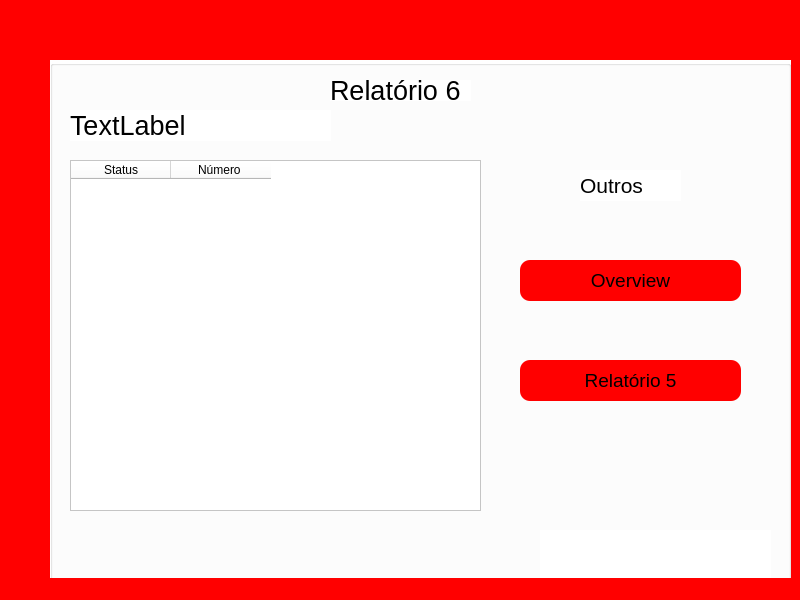
<?xml version="1.0" encoding="UTF-8"?>
<ui version="4.0">
 <class>MainWindow</class>
 <widget class="QMainWindow" name="MainWindow">
  <property name="geometry">
   <rect>
    <x>0</x>
    <y>0</y>
    <width>800</width>
    <height>600</height>
   </rect>
  </property>
  <property name="windowTitle">
   <string>MainWindow</string>
  </property>
  <property name="styleSheet">
   <string notr="true">background-color: rgb(255, 0, 0);</string>
  </property>
  <widget class="QWidget" name="centralwidget">
   <widget class="QGroupBox" name="groupBox">
    <property name="geometry">
     <rect>
      <x>50</x>
      <y>60</y>
      <width>741</width>
      <height>551</height>
     </rect>
    </property>
    <property name="styleSheet">
     <string notr="true">background-color: rgb(255, 255, 255);</string>
    </property>
    <property name="title">
     <string/>
    </property>
    <widget class="QLabel" name="label_8">
     <property name="geometry">
      <rect>
       <x>490</x>
       <y>470</y>
       <width>231</width>
       <height>61</height>
      </rect>
     </property>
     <property name="text">
      <string/>
     </property>
     <property name="pixmap">
      <pixmap>../formula-1-logo-1-1.png</pixmap>
     </property>
     <property name="scaledContents">
      <bool>true</bool>
     </property>
     <property name="alignment">
      <set>Qt::AlignLeading|Qt::AlignLeft|Qt::AlignVCenter</set>
     </property>
    </widget>
    <widget class="QLabel" name="label">
     <property name="geometry">
      <rect>
       <x>280</x>
       <y>20</y>
       <width>141</width>
       <height>21</height>
      </rect>
     </property>
     <property name="font">
      <font>
       <pointsize>20</pointsize>
      </font>
     </property>
     <property name="text">
      <string>Relatório 6</string>
     </property>
    </widget>
    <widget class="QLabel" name="label_3">
     <property name="geometry">
      <rect>
       <x>530</x>
       <y>110</y>
       <width>101</width>
       <height>31</height>
      </rect>
     </property>
     <property name="font">
      <font>
       <pointsize>16</pointsize>
      </font>
     </property>
     <property name="text">
      <string>Outros</string>
     </property>
    </widget>
    <widget class="QPushButton" name="Relatorio5">
     <property name="geometry">
      <rect>
       <x>470</x>
       <y>300</y>
       <width>221</width>
       <height>41</height>
      </rect>
     </property>
     <property name="font">
      <font>
       <pointsize>14</pointsize>
      </font>
     </property>
     <property name="styleSheet">
      <string notr="true">QPushButton{
	background-color: rgb(255, 0, 0);
	border-radius:10px;
		
}

QPushButton:hover{
	background-color: rgb(191, 0, 0);
	border:none;	
	gridline-color: rgb(191, 0, 0);
}

QPushButton:pressr{
	border:none;	
	border-bottom:none;
	gridline-color: rgb(191, 0, 0);
}</string>
     </property>
     <property name="text">
      <string>Relatório 5</string>
     </property>
    </widget>
    <widget class="QPushButton" name="PilotoOverview">
     <property name="geometry">
      <rect>
       <x>470</x>
       <y>200</y>
       <width>221</width>
       <height>41</height>
      </rect>
     </property>
     <property name="font">
      <font>
       <pointsize>14</pointsize>
      </font>
     </property>
     <property name="styleSheet">
      <string notr="true">QPushButton{
	background-color: rgb(255, 0, 0);
	border-radius:10px;
		
}

QPushButton:hover{
	background-color: rgb(191, 0, 0);
	border:none;	
	gridline-color: rgb(191, 0, 0);
}

QPushButton:pressr{
	border:none;	
	border-bottom:none;
	gridline-color: rgb(191, 0, 0);
}</string>
     </property>
     <property name="text">
      <string>Overview</string>
     </property>
    </widget>
    <widget class="QLabel" name="label_5">
     <property name="geometry">
      <rect>
       <x>130</x>
       <y>370</y>
       <width>47</width>
       <height>13</height>
      </rect>
     </property>
     <property name="text">
      <string/>
     </property>
    </widget>
    <widget class="QTableWidget" name="Tabela">
     <property name="geometry">
      <rect>
       <x>20</x>
       <y>100</y>
       <width>411</width>
       <height>351</height>
      </rect>
     </property>
     <column>
      <property name="text">
       <string>Status</string>
      </property>
     </column>
     <column>
      <property name="text">
       <string>Número </string>
      </property>
     </column>
    </widget>
    <widget class="QLabel" name="Piloto">
     <property name="geometry">
      <rect>
       <x>20</x>
       <y>50</y>
       <width>261</width>
       <height>31</height>
      </rect>
     </property>
     <property name="font">
      <font>
       <pointsize>20</pointsize>
      </font>
     </property>
     <property name="text">
      <string>TextLabel</string>
     </property>
    </widget>
   </widget>
  </widget>
  <widget class="QMenuBar" name="menubar">
   <property name="geometry">
    <rect>
     <x>0</x>
     <y>0</y>
     <width>800</width>
     <height>21</height>
    </rect>
   </property>
  </widget>
  <widget class="QStatusBar" name="statusbar"/>
 </widget>
 <resources/>
 <connections/>
</ui>
